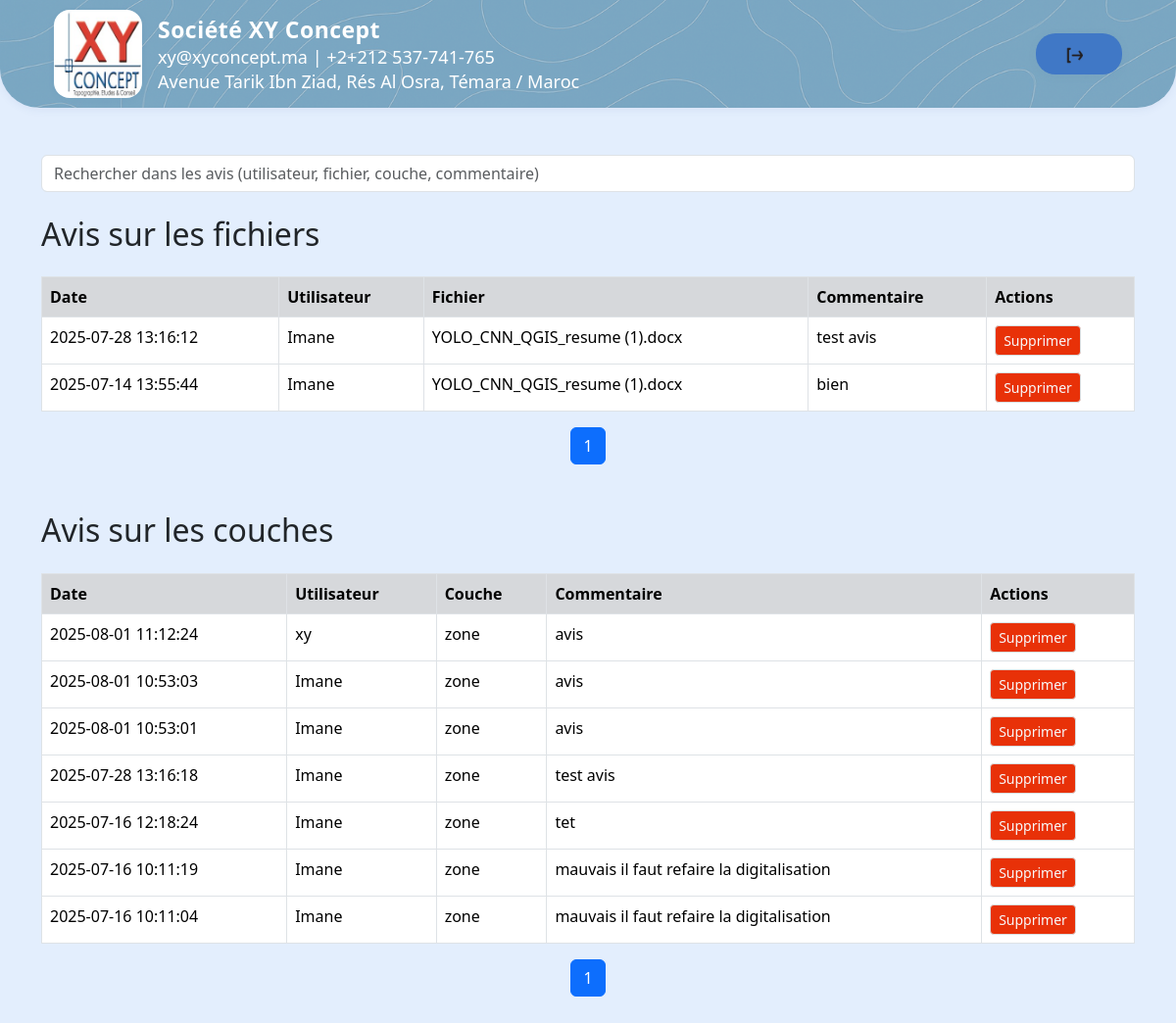
The app's page /admin/feedbacks (signed in) with its own data.
### tables this page shows
CREATE TABLE feedback (
        id INTEGER PRIMARY KEY,
        user_id INTEGER,
        doc_id INTEGER,
        comment TEXT,
        date DATETIME DEFAULT CURRENT_TIMESTAMP
    );

CREATE TABLE users (id INTEGER PRIMARY KEY, username TEXT UNIQUE, password TEXT, role TEXT, societe TEXT, No_projet INTEGER, email TEXT);

CREATE TABLE documents (id INTEGER PRIMARY KEY, user_id INTEGER, url TEXT, label TEXT, can_download INTEGER DEFAULT 1);

CREATE TABLE layer_feedback (
            id INTEGER PRIMARY KEY,
            user_id INTEGER,
            layer_name TEXT,
            comment TEXT,
            date DATETIME DEFAULT CURRENT_TIMESTAMP
        );

### app.py (the view)
@app.route("/admin/feedbacks")
def admin_feedbacks():
    if "admin" not in session:
        return redirect(url_for("admin_login"))
    with get_db() as db:
        feedbacks = db.execute("""
            SELECT f.id, f.comment, f.date, u.username, d.label AS document
            FROM feedback f
            JOIN users u ON f.user_id = u.id
            LEFT JOIN documents d ON f.doc_id = d.id
            ORDER BY f.date DESC
        """).fetchall()
        layer_feedbacks = db.execute("""
            SELECT lf.id, lf.comment, lf.date, u.username, lf.layer_name
            FROM layer_feedback lf
            JOIN users u ON lf.user_id = u.id
            ORDER BY lf.date DESC
        """).fetchall()
    return render_template("admin_feedbacks.html", feedbacks=feedbacks, layer_feedbacks=layer_feedbacks)

### app.py (called while the page is built)
def get_db():
    conn = sqlite3.connect(DB_PATH)
    conn.row_factory = sqlite3.Row
    return conn

### templates/admin_feedbacks.html (shortened to what this page needs)
{% extends "admin.html" %}
{% block content %}
<div class="container py-5">
  <div class="mb-4">
    <input type="text" id="searchInput" class="form-control" placeholder="Rechercher dans les avis (utilisateur, fichier, couche, commentaire)" onkeyup="filterTables()" />
  </div>
  <h2 class="mb-4">Avis sur les fichiers</h2>
 <table class="table table-bordered bg-white" id="filesTable">
    <thead>
      <tr>
        <th>Date</th>
        <th>Utilisateur</th>
        <th>Fichier</th>
        <th>Commentaire</th>
        <th>Actions</th>
      </tr>
    </thead>
    <tbody>
      {% for f in feedbacks %}
      <tr>
        <td>{{ f['date'] }}</td>
        <td>{{ f['username'] }}</td>
        <td>{{ f['document'] or '' }}</td>
        <td>{{ f['comment'] }}</td>
        <td>
          <form method="post" action="{{ url_for('admin_delete_feedback', feedback_id=f['id']) }}" onsubmit="return confirm('Confirmer la suppression ?');">
            <button type="submit" class="btn btn-sm btn-danger">Supprimer</button>
          </form>
        </td>
      </tr>
      {% endfor %}
    </tbody>
  </table>
  <nav>
    <ul class="pagination justify-content-center" id="filesPagination"></ul>
  </nav>
  <h2 class="mt-5 mb-4">Avis sur les couches</h2>
 <table class="table table-bordered bg-white" id="layersTable">
    <thead>
      <tr>
        <th>Date</th>
        <th>Utilisateur</th>
        <th>Couche</th>
        <th>Commentaire</th>
        <th>Actions</th>
      </tr>
    </thead>
    <tbody>
      {% for lf in layer_feedbacks %}
      <tr>
        <td>{{ lf['date'] }}</td>
        <td>{{ lf['username'] }}</td>
        <td>{{ lf['layer_name'].replace('PFE:', '') }}</td>
        <td>{{ lf['comment'] }}</td>
        <td>
          <form method="post" action="{{ url_for('admin_delete_layer_feedback', feedback_id=lf['id']) }}" onsubmit="return confirm('Confirmer la suppression ?');">
            <button type="submit" class="btn btn-sm btn-danger">Supprimer</button>
          </form>
        </td>
      </tr>
      {% endfor %}
    </tbody>
  </table>
  <nav>
    <ul class="pagination justify-content-center" id="layersPagination"></ul>
  </nav>
</div>
{% endblock %}

### templates/admin.html (shortened to what this page needs)
<!DOCTYPE html>
<html lang="fr">
<head>
  <link href="https://cdn.jsdelivr.net/npm/bootstrap@5.3.3/dist/css/bootstrap.min.css" rel="stylesheet">
</head>
<body>
  <div class="admin-header">
    <div class="header-left">
      <img src="/static/admin-logo.png" alt="Logo société" class="societe-logo">
      <div class="societe-infos">
        <span class="societe-nom">Société XY Concept</span><br>
        xy@xyconcept.ma | +2+212 537-741-765<br>
        Avenue Tarik Ibn Ziad, Rés Al Osra, Témara / Maroc
      </div>
    </div>
    <div class="header-right">
      <button class="retour-btn" onclick="window.location.href='{{ url_for('admin_dashboard') }}'">
        <img src="/static/logout.png" alt="Retour">
      </button>
    </div>
  </div>
  <div>
    {% block content %}{% endblock %}
  </div>
</body>
</html>

### templates/admin.html (style rules this page uses)
body { min-height: 100vh; background: #e3eefd; margin: 0; padding: 0; }
.admin-header { position: relative; display: flex; justify-content: space-between; align-items: center; background: url('/static/monfond.png') center center/cover no-repeat; padding: 0 55px; height: 110px; box-shadow: 0 2px 8px rgba(60,90,150,0.08); border-radius: 0 0 40px 40px; z-index: 1; }
.admin-header::before { content: ""; position: absolute; inset: 0; background: rgba(30, 60, 100, 0.18); z-index: 0; border-radius: 0 0 40px 40px; }
.admin-header > * { position: relative; z-index: 1; }
.societe-logo { height: 90px; border-radius: 16px; margin-right: 16px; box-shadow: 0 2px 6px rgba(90,138,177,0.09); }
.header-left { display: flex; align-items: center; }
.societe-infos { color: #fff; font-size: 1.13em; font-weight: 400; line-height: 1.4; }
.societe-nom { font-size: 1.27em; font-weight: 600; letter-spacing: 0.5px; color: #fff; }
.header-right button.retour-btn { font-size: 1.08em; border-radius: 20px; padding: 8px 28px; border: none; color: #fff; background: #4078c6; transition: background 0.19s; font-weight: 500; box-shadow: 0 2px 8px rgba(90,138,177,0.09); }
.header-right button.retour-btn img { height: 23px; margin-right: 9px; vertical-align: middle; }

### templates/admin_feedbacks.html (style rules this page uses)
#filesTable thead th, #layersTable thead th { background-color: #d6d8db !important; color: #010101 !important; }
#filesTable tbody tr, #layersTable tbody tr { background-color: white !important; transition: background-color 0.3s ease; }
.btn-danger { background-color: #e83108 !important; border-color: #dadcde !important; color: #f8f9fa !important; }

### records on screen
feedback: date "2025-07-28 13:16:12", username "Imane", label "YOLO_CNN_QGIS_resume (1).docx", comment "test avis"
feedback: date "2025-07-14 13:55:44", username "Imane", label "YOLO_CNN_QGIS_resume (1).docx", comment "bien"
layer_feedback: date "2025-08-01 11:12:24", username "xy", layer_name.replace "zone", comment "avis"
layer_feedback: date "2025-08-01 10:53:03", username "Imane", layer_name.replace "zone", comment "avis"
layer_feedback: date "2025-08-01 10:53:01", username "Imane", layer_name.replace "zone", comment "avis"
layer_feedback: date "2025-07-28 13:16:18", username "Imane", layer_name.replace "zone", comment "test avis"
layer_feedback: date "2025-07-16 12:18:24", username "Imane", layer_name.replace "zone", comment "tet"
layer_feedback: date "2025-07-16 10:11:19", username "Imane", layer_name.replace "zone", comment "mauvais il faut refaire la digitalisation"
layer_feedback: date "2025-07-16 10:11:04", username "Imane", layer_name.replace "zone", comment "mauvais il faut refaire la digitalisation"
